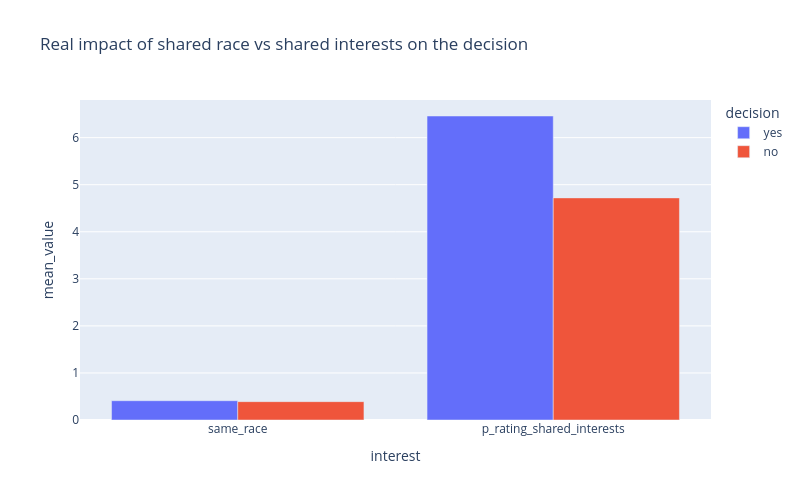

Write notebook code for a chart like this one.
### Code cell
px.bar(
    df_long,
    x="interest",
    y="mean_value",
    barmode="group",
    color="decision",
    title="Real impact of shared race vs shared interests on the decision"
)

### Figure 1 — Plotly figure (JSON) as saved in the notebook; plotly's stock layout.template omitted (floating-point values rounded to 4 significant figures)
{"data": [{"alignmentgroup": "True", "hovertemplate": "decision=yes<br>interest=%{x}<br>mean_value=%{y}<extra></extra>", "legendgroup": "yes", "marker": {"color": "#636efa", "pattern": {"shape": ""}}, "name": "yes", "offsetgroup": "yes", "orientation": "v", "showlegend": true, "textposition": "auto", "type": "bar", "x": ["same_race", "p_rating_shared_interests"], "xaxis": "x", "y": [0.41, 6.46], "yaxis": "y"}, {"alignmentgroup": "True", "hovertemplate": "decision=no<br>interest=%{x}<br>mean_value=%{y}<extra></extra>", "legendgroup": "no", "marker": {"color": "#EF553B", "pattern": {"shape": ""}}, "name": "no", "offsetgroup": "no", "orientation": "v", "showlegend": true, "textposition": "auto", "type": "bar", "x": ["same_race", "p_rating_shared_interests"], "xaxis": "x", "y": [0.39, 4.72], "yaxis": "y"}], "layout": {"barmode": "group", "height": 500, "legend": {"title": {"text": "decision"}, "tracegroupgap": 0}, "title": {"text": "Real impact of shared race vs shared interests on the decision"}, "width": 800, "xaxis": {"anchor": "y", "domain": [0, 1], "title": {"text": "interest"}}, "yaxis": {"anchor": "x", "domain": [0, 1], "title": {"text": "mean_value"}}}}
